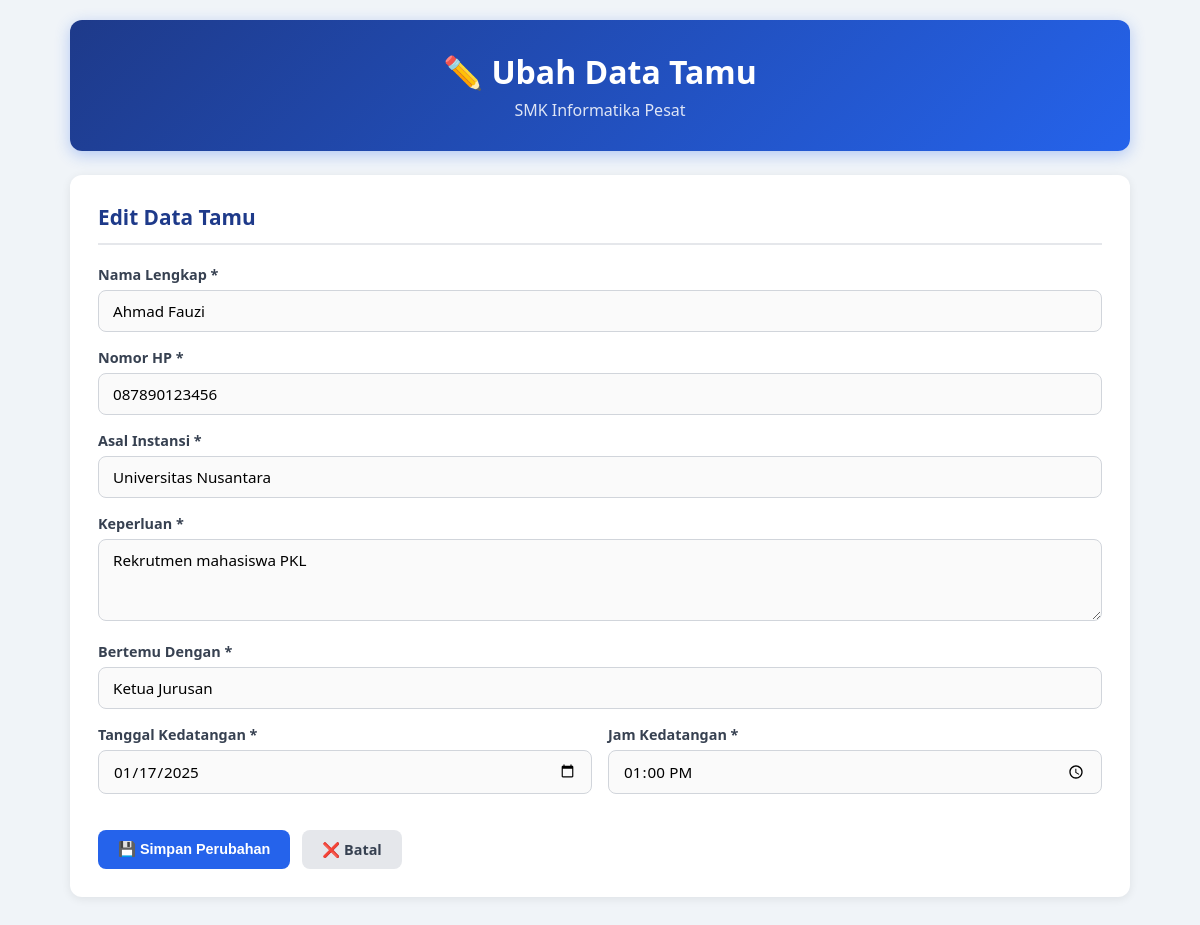
Page /ubah.php?id=3 on the committed database.
### tables this page shows
CREATE TABLE IF NOT EXISTS tamu (
    id          INT PRIMARY KEY AUTO_INCREMENT,
    nama        VARCHAR(100) NOT NULL,
    no_hp       VARCHAR(15)  NOT NULL,
    instansi    VARCHAR(100) NOT NULL,
    keperluan   TEXT         NOT NULL,
    bertemu     VARCHAR(100) NOT NULL,
    tanggal     DATE         NOT NULL,
    jam         TIME         NOT NULL,
    dibuat_pada TIMESTAMP    DEFAULT CURRENT_TIMESTAMP
);

### ubah.php (the view, shortened to what this page needs)
<!DOCTYPE html>
<html lang="id">
<head>
    <link rel="stylesheet" href="style.css">
</head>
<body>
    <div class="container">
        <div class="header">
            <h1>✏️ Ubah Data Tamu</h1>
            <p>SMK Informatika Pesat</p>
        </div>
        <?php
        require 'koneksi.php';
        $id = (int) $_GET['id'];
        $sql  = "SELECT * FROM tamu WHERE id = $id";
        $result = mysqli_query($koneksi, $sql);
        $data = mysqli_fetch_assoc($result);
        ?>
        <div class="form-card">
            <h2>Edit Data Tamu</h2>
            <form action="ubah.php?id=<?= $id ?>" method="POST">
                <div class="form-group">
                    <label for="nama">Nama Lengkap *</label>
                    <input type="text" id="nama" name="nama" value="<?= htmlspecialchars($data['nama']) ?>" required>
                </div>
                <div class="form-group">
                    <label for="no_hp">Nomor HP *</label>
                    <input type="tel" id="no_hp" name="no_hp" value="<?= htmlspecialchars($data['no_hp']) ?>" required>
                </div>
                <div class="form-group">
                    <label for="instansi">Asal Instansi *</label>
                    <input type="text" id="instansi" name="instansi" value="<?= htmlspecialchars($data['instansi']) ?>" required>
                </div>
                <div class="form-group">
                    <label for="keperluan">Keperluan *</label>
                    <textarea id="keperluan" name="keperluan" rows="3" required><?= htmlspecialchars($data['keperluan']) ?></textarea>
                </div>
                <div class="form-group">
                    <label for="bertemu">Bertemu Dengan *</label>
                    <input type="text" id="bertemu" name="bertemu" value="<?= htmlspecialchars($data['bertemu']) ?>" required>
                </div>
                <div class="form-row">
                    <div class="form-group">
                        <label for="tanggal">Tanggal Kedatangan *</label>
                        <input type="date" id="tanggal" name="tanggal" value="<?= $data['tanggal'] ?>" required>
                    </div>
                    <div class="form-group">
                        <label for="jam">Jam Kedatangan *</label>
                        <input type="time" id="jam" name="jam" value="<?= substr($data['jam'], 0, 5) ?>" required>
                    </div>
                </div>
                <div class="form-actions">
                    <button type="submit" class="btn btn-primary">💾 Simpan Perubahan</button>
                    <a href="tampil.php" class="btn btn-secondary">❌ Batal</a>
                </div>
            </form>
        </div>
    </div>
</body>
</html>

### style.css (style rules this page uses)
* { margin: 0; padding: 0; box-sizing: border-box; }
body { font-family: 'Segoe UI', Tahoma, Geneva, Verdana, sans-serif; background: #f0f4f8; color: #333; min-height: 100vh; }
.container { max-width: 1100px; margin: 0 auto; padding: 20px; }
.header { background: linear-gradient(135deg, #1e3a8a, #2563eb); color: white; text-align: center; padding: 30px 20px; border-radius: 12px; margin-bottom: 24px; box-shadow: 0 4px 15px rgba(37, 99, 235, 0.3); }
.header h1 { font-size: 2rem; margin-bottom: 6px; }
.header p { font-size: 1rem; opacity: 0.85; }
.form-card { background: white; border-radius: 12px; padding: 28px; box-shadow: 0 2px 10px rgba(0,0,0,0.08); margin-bottom: 20px; }
.form-card h2 { margin-bottom: 20px; font-size: 1.3rem; color: #1e3a8a; border-bottom: 2px solid #e5e7eb; padding-bottom: 12px; }
.form-group { margin-bottom: 16px; }
.form-row { display: grid; grid-template-columns: 1fr 1fr; gap: 16px; }
label { display: block; margin-bottom: 6px; font-weight: 600; font-size: 0.9rem; color: #374151; }
input[type="text"], input[type="tel"], input[type="date"], input[type="time"], textarea { width: 100%; padding: 10px 14px; border: 1.5px solid #d1d5db; border-radius: 8px; font-size: 0.95rem; font-family: inherit; transition: border-color 0.2s, box-shadow 0.2s; background: #fafafa; }
textarea { resize: vertical; }
.btn { display: inline-block; padding: 10px 20px; border-radius: 8px; font-size: 0.9rem; font-weight: 600; cursor: pointer; border: none; text-decoration: none; transition: all 0.2s; }
.btn-primary { background: #2563eb; color: white; }
.btn-secondary { background: #e5e7eb; color: #374151; }
.form-actions { display: flex; gap: 12px; margin-top: 20px; }

### rows in the picture
tamu: nama "Ahmad Fauzi", no_hp "087890123456", instansi "Universitas Nusantara", keperluan "Rekrutmen mahasiswa PKL", bertemu "Ketua Jurusan", tanggal "01/17/2025", jam "13:00"
